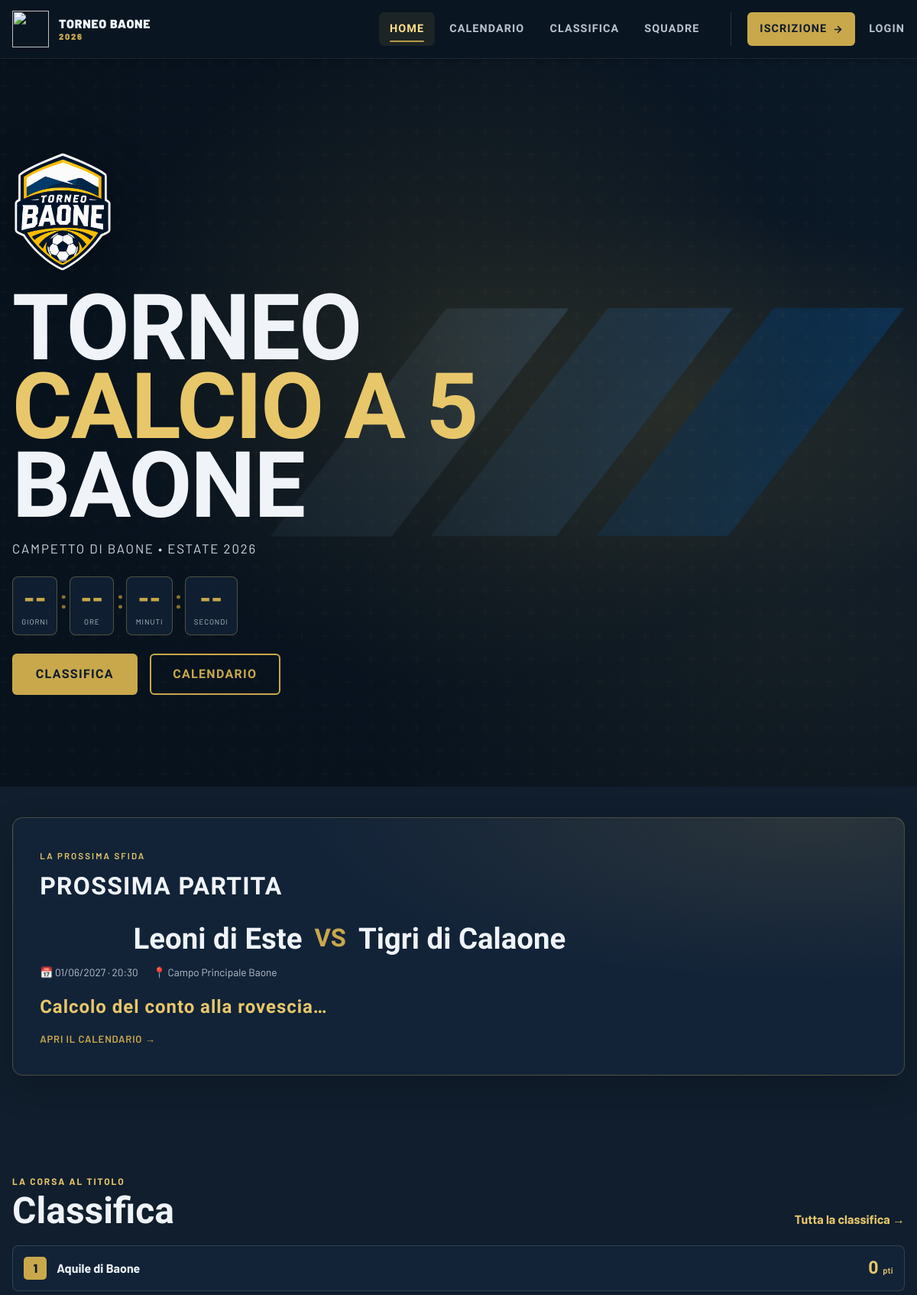
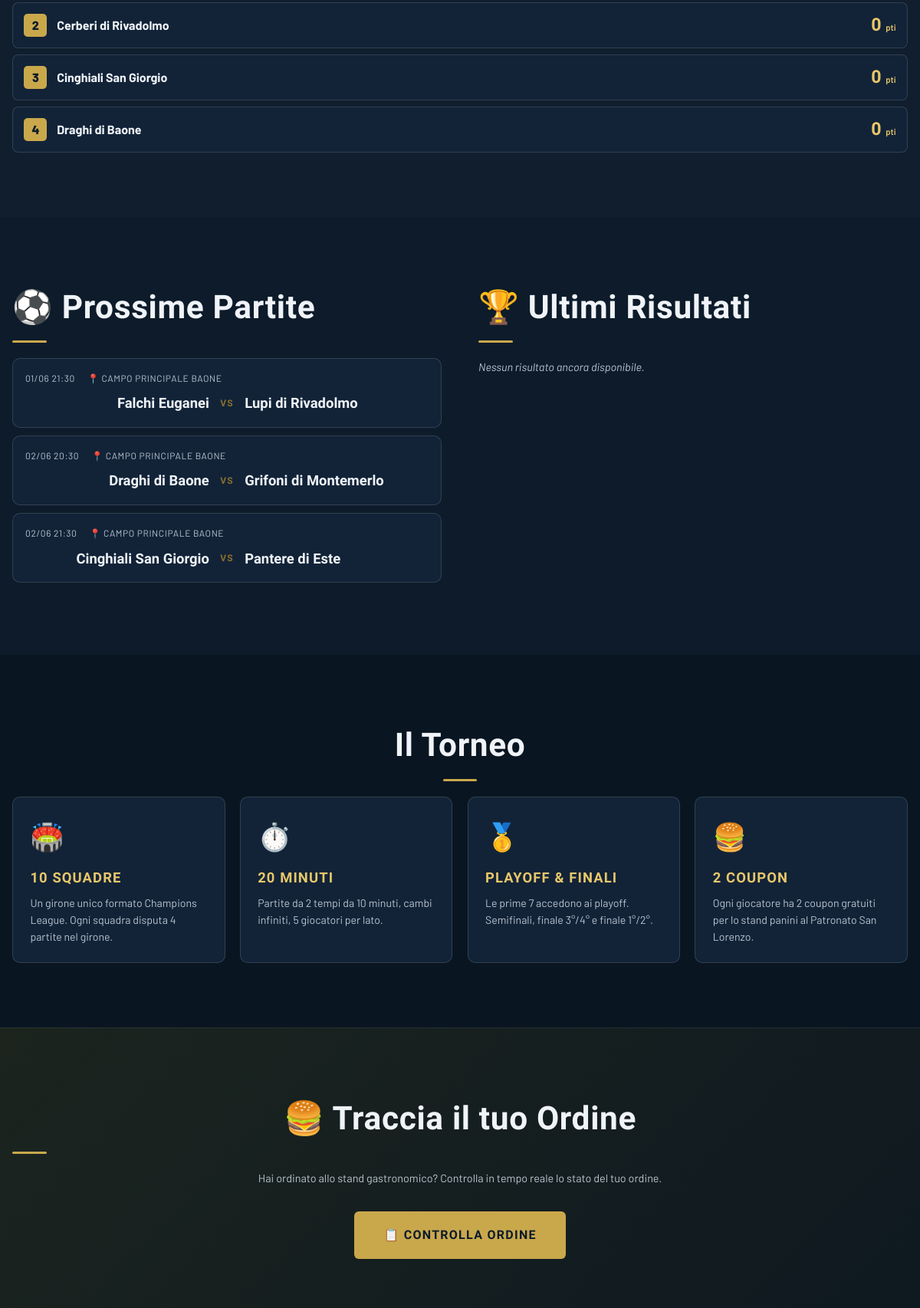
The page / (upper part) on the database its author committed (2 pictures, top to bottom).
### tables this page shows
CREATE TABLE IF NOT EXISTS `squadre` (
  `id`                        SMALLINT UNSIGNED NOT NULL AUTO_INCREMENT,
  `nome`                      VARCHAR(80)       NOT NULL,
  `colore`                    VARCHAR(7)        NOT NULL DEFAULT '#1a3a5c',
  `logo_url`                  VARCHAR(255)      NULL DEFAULT NULL,
  `id_capitano`               INT UNSIGNED      NULL DEFAULT NULL,
  `id_torneo`                 TINYINT UNSIGNED  NULL DEFAULT NULL,
  `attiva`                    TINYINT(1)        NOT NULL DEFAULT 0,
  `autorizzata`               TINYINT(1)        NOT NULL DEFAULT 0,
  `stato_approvazione`        ENUM('in_attesa','approvata','respinta','sospesa') NOT NULL DEFAULT 'in_attesa',
  `approvata_da`              INT UNSIGNED NULL DEFAULT NULL,
  `approvata_at`              DATETIME NULL DEFAULT NULL,
  `approvazione_note`         VARCHAR(500) NULL DEFAULT NULL,
  `numero_giocatori_previsto` TINYINT UNSIGNED  NULL DEFAULT NULL,
  `stato_iscrizione`          ENUM('bozza','in_corso','completa') NOT NULL DEFAULT 'bozza',
  `stato_pagamento`           ENUM('non_pagato','parziale','pagato') NOT NULL DEFAULT 'non_pagato',
  `quota_iscrizione`          DECIMAL(8,2)      NOT NULL DEFAULT 200.00,
  `created_at`                TIMESTAMP         NOT NULL DEFAULT CURRENT_TIMESTAMP,
  PRIMARY KEY (`id`),
  UNIQUE KEY `uq_squadre_id_capitano` (`id_capitano`),
  KEY `idx_squadre_torneo` (`id_torneo`),
  CONSTRAINT `fk_squadre_capitano_account`
    FOREIGN KEY (`id_capitano`) REFERENCES `capitani` (`id`)
    ON DELETE SET NULL ON UPDATE CASCADE,
  CONSTRAINT `fk_squadre_torneo`
    FOREIGN KEY (`id_torneo`) REFERENCES `tornei` (`id`)
    ON DELETE SET NULL ON UPDATE CASCADE,
  CONSTRAINT `fk_squadre_approvata_da` FOREIGN KEY (`approvata_da`) REFERENCES `admin` (`id`) ON DELETE SET NULL
);

CREATE TABLE IF NOT EXISTS `partite` (
  `id`              INT UNSIGNED      NOT NULL AUTO_INCREMENT,
  `id_fase`         TINYINT UNSIGNED  NOT NULL,
  `id_squadra_casa` SMALLINT UNSIGNED NOT NULL,
  `id_squadra_osp`  SMALLINT UNSIGNED NOT NULL,
  `data_ora`        DATETIME          NULL DEFAULT NULL,
  `campo`           VARCHAR(80)       NULL DEFAULT NULL,
   
  `gol_casa`        TINYINT UNSIGNED  NULL DEFAULT NULL,
  `gol_osp`         TINYINT UNSIGNED  NULL DEFAULT NULL,
   
  `shootout_casa`   TINYINT UNSIGNED  NULL DEFAULT NULL,
  `shootout_osp`    TINYINT UNSIGNED  NULL DEFAULT NULL,
  `giocata`         TINYINT(1)        NOT NULL DEFAULT 0,
  `note`            TEXT              NULL DEFAULT NULL,
  `created_at`      TIMESTAMP         NOT NULL DEFAULT CURRENT_TIMESTAMP,
  `updated_at`      TIMESTAMP         NOT NULL DEFAULT CURRENT_TIMESTAMP ON UPDATE CURRENT_TIMESTAMP,
  PRIMARY KEY (`id`),
  KEY `fk_partita_fase`       (`id_fase`),
  KEY `fk_partita_casa`       (`id_squadra_casa`),
  KEY `fk_partita_osp`        (`id_squadra_osp`),
  CONSTRAINT `fk_partita_fase`  FOREIGN KEY (`id_fase`)         REFERENCES `fasi`    (`id`),
  CONSTRAINT `fk_partita_casa`  FOREIGN KEY (`id_squadra_casa`) REFERENCES `squadre` (`id`),
  CONSTRAINT `fk_partita_osp`   FOREIGN KEY (`id_squadra_osp`)  REFERENCES `squadre` (`id`)
);

CREATE TABLE IF NOT EXISTS `classifica` (
  `id`            INT UNSIGNED      NOT NULL AUTO_INCREMENT,
  `id_squadra`    SMALLINT UNSIGNED NOT NULL UNIQUE,
  `punti`         SMALLINT          NOT NULL DEFAULT 0,
  `giocate`       TINYINT UNSIGNED  NOT NULL DEFAULT 0,
  `vinte`         TINYINT UNSIGNED  NOT NULL DEFAULT 0,
  `pareggiate`    TINYINT UNSIGNED  NOT NULL DEFAULT 0,
  `perse`         TINYINT UNSIGNED  NOT NULL DEFAULT 0,
  `gol_fatti`     SMALLINT UNSIGNED NOT NULL DEFAULT 0,
  `gol_subiti`    SMALLINT UNSIGNED NOT NULL DEFAULT 0,
  `diff_reti`     SMALLINT          NOT NULL DEFAULT 0,
  `ammonizioni`   TINYINT UNSIGNED  NOT NULL DEFAULT 0,
  `espulsioni`    TINYINT UNSIGNED  NOT NULL DEFAULT 0,
  `updated_at`    TIMESTAMP         NOT NULL DEFAULT CURRENT_TIMESTAMP ON UPDATE CURRENT_TIMESTAMP,
  PRIMARY KEY (`id`),
  KEY `fk_class_squadra` (`id_squadra`),
  CONSTRAINT `fk_class_squadra` FOREIGN KEY (`id_squadra`) REFERENCES `squadre` (`id`) ON DELETE CASCADE
);

### includes/db.php (called while the page is built, shortened)
<?php
function db(): PDO
{
    static $pdo = null;
    if ($pdo === null) {
        $dsn = sprintf(
            'mysql:host=%s;dbname=%s;charset=%s',
            DB_HOST,
            DB_NAME,
            DB_CHARSET
        );
        $options = [
            PDO::ATTR_ERRMODE            => PDO::ERRMODE_EXCEPTION,
            PDO::ATTR_DEFAULT_FETCH_MODE => PDO::FETCH_ASSOC,
            PDO::ATTR_EMULATE_PREPARES   => false,
        ];
        try {
            $pdo = new PDO($dsn, DB_USER, DB_PASS, $options);
        } catch (PDOException $e) {
            if (DEBUG_MODE) {
                http_response_code(503);
                die('<pre style="background:#1a1a2e;color:#e8c76a;padding:1.5rem;font-size:.9rem">'
                    . '<strong>❌ Errore connessione DB</strong>' . "\n\n"
                    . htmlspecialchars($e->getMessage()) . "\n\n"
                    . '<strong>Controlla:</strong>' . "\n"
                    . '• XAMPP: Apache e MySQL sono avviati nel Control Panel?' . "\n"
                    . '• DB_NAME "' . DB_NAME . '" esiste in phpMyAdmin?' . "\n"
                    . '• Credenziali in includes/config.php corrette?'
                    . '</pre>');
            }
            http_response_code(503);
            die('Servizio temporaneamente non disponibile. Riprova tra poco.');
        }
    }
    return $pdo;
}

### index.php (the view, shortened to what this page needs)
<?php
require_once __DIR__ . '/includes/db.php';
$prossime = db()->query(
    "SELECT p.*, sc.nome AS casa, so.nome AS ospite
     FROM partite p
     JOIN squadre sc ON sc.id = p.id_squadra_casa
     JOIN squadre so ON so.id = p.id_squadra_osp
     WHERE p.giocata = 0 AND p.data_ora >= NOW()
     ORDER BY p.data_ora ASC LIMIT 4"
)->fetchAll();
$ultimi = db()->query(
    "SELECT p.*, sc.nome AS casa, so.nome AS ospite
     FROM partite p
     JOIN squadre sc ON sc.id = p.id_squadra_casa
     JOIN squadre so ON so.id = p.id_squadra_osp
     WHERE p.giocata = 1
     ORDER BY p.data_ora DESC LIMIT 3"
)->fetchAll();
try {
    $anteprimaClassifica = db()->query("SELECT c.*, s.nome AS nome_squadra, s.logo_url
        FROM classifica c JOIN squadre s ON s.id = c.id_squadra
        ORDER BY c.punti DESC, c.diff_reti DESC, c.gol_fatti DESC,
                 c.gol_subiti ASC, c.ammonizioni ASC, c.espulsioni ASC, s.nome ASC
        LIMIT 4")->fetchAll();
} catch (Throwable $e) {
    if (DEBUG_MODE) error_log('Errore anteprima classifica: ' . $e->getMessage());
    $anteprimaClassifica = [];
}
$partitaInEvidenza = null;
$adesso = time();
foreach ($prossime as $partita) {
    if (strtotime($partita['data_ora']) >= $adesso) {
        $partitaInEvidenza = $partita;
        break;
    }
}
$altreProssime = array_values(array_filter($prossime, static function (array $partita) use ($partitaInEvidenza): bool {
    return !$partitaInEvidenza || (int)$partita['id'] !== (int)$partitaInEvidenza['id'];
}));
$data_torneo = '2027-07-12 21:00:00';
$heroBackgroundMode = HERO_BACKGROUND_MODE === 'image' ? 'image' : 'graphic';
$heroBackgroundImage = '';
?>
<!DOCTYPE html>
<html lang="it">
<head>
  <link rel="stylesheet" href="assets/css/style.css?v=public-menu-7">
  <link rel="stylesheet" href="assets/css/public-redesign.css?v=phase05">
</head>
<body class="public-site public-home">
<section class="hero" aria-labelledby="home-title">
  <div class="hero-bg<?= $heroBackgroundMode === 'image' ? ' hero-bg--image' : '' ?>"<?= $heroBackgroundMode === 'image' ? ' style="--hero-bg-image: url(\'' . htmlspecialchars(rtrim(SITE_URL, '/') . '/' . $heroBackgroundImage, ENT_QUOTES, 'UTF-8') . '\')"' : '' ?>></div>
  <div class="hero-content">
      <img src="assets/brand/01_loghi/png/logo_principale.png" alt="Scudetto ufficiale del Torneo Baone" class="hero-logo animate-drop" fetchpriority="high">
      <h1 class="hero-title animate-fade" id="home-title">
      TORNEO<br><span class="gold">CALCIO A 5</span><br>BAONE
    </h1>
    <p class="hero-sub animate-fade delay-1">Campetto di Baone &bull; Estate 2026</p>
    <div class="countdown animate-fade delay-2" id="countdown"
         data-target="<?= $data_torneo ?>">
      <div class="cd-box"><span class="cd-num" id="cd-days">--</span><span class="cd-lbl">Giorni</span></div>
      <div class="cd-sep">:</div>
      <div class="cd-box"><span class="cd-num" id="cd-hours">--</span><span class="cd-lbl">Ore</span></div>
      <div class="cd-sep">:</div>
      <div class="cd-box"><span class="cd-num" id="cd-mins">--</span><span class="cd-lbl">Minuti</span></div>
      <div class="cd-sep">:</div>
      <div class="cd-box"><span class="cd-num" id="cd-secs">--</span><span class="cd-lbl">Secondi</span></div>
    </div>
    <div class="hero-actions animate-fade delay-3">
      <a href="classifica.php" class="btn btn-gold">Classifica</a>
      <a href="calendario.php" class="btn btn-outline">Calendario</a>
    </div>
  </div>
</section>
<?php if ($partitaInEvidenza): ?>
<section class="featured-match-section" aria-labelledby="featured-match-title">
  <div class="container">
    <div class="featured-match-card" data-reveal="from-left">
      <div class="featured-match-heading">
        <span class="featured-match-kicker">La prossima sfida</span>
        <h2 id="featured-match-title">Prossima partita</h2>
      </div>
      <div class="featured-matchup">
        <span><?= htmlspecialchars($partitaInEvidenza['casa']) ?></span>
        <span class="featured-match-vs">VS</span>
        <span><?= htmlspecialchars($partitaInEvidenza['ospite']) ?></span>
      </div>
      <div class="featured-match-details">
        <span>📅 <?= date('d/m/Y · H:i', strtotime($partitaInEvidenza['data_ora'])) ?></span>
        <?php if (!empty($partitaInEvidenza['campo'])): ?>
          <span>📍 <?= htmlspecialchars($partitaInEvidenza['campo']) ?></span>
        <?php endif; ?>
      </div>
      <p class="featured-countdown" id="next-match-countdown"
         data-target="<?= htmlspecialchars(date(DATE_ATOM, strtotime($partitaInEvidenza['data_ora'])), ENT_QUOTES, 'UTF-8') ?>"
         aria-live="off">Calcolo del conto alla rovescia…</p>
      <a class="featured-match-link" href="calendario.php">Apri il calendario <span aria-hidden="true">→</span></a>
    </div>
  </div>
</section>
<?php endif; ?>
<?php if (!empty($anteprimaClassifica)): ?>
<section class="section home-standings" aria-labelledby="home-standings-title">
  <div class="container">
    <div class="public-section-heading">
      <div><span class="eyebrow">La corsa al titolo</span><h2 id="home-standings-title">Classifica</h2></div>
      <a class="text-link" href="classifica.php">Tutta la classifica <span aria-hidden="true">→</span></a>
    </div>
    <ol class="home-standings-list">
      <?php foreach ($anteprimaClassifica as $i => $r): ?>
      <li>
        <span class="home-rank"><?= $i + 1 ?></span>
        <strong><?= htmlspecialchars($r['nome_squadra']) ?></strong>
        <span class="home-points"><?= (int)$r['punti'] ?> <small>pti</small></span>
      </li>
      <?php endforeach; ?>
    </ol>
  </div>
</section>
<?php endif; ?>
<section class="section partite-strip">
  <div class="container two-col">
    <div class="col-block">
      <h2 class="section-title">⚽ Prossime Partite</h2>
      <?php if (empty($altreProssime)): ?>
        <p class="empty-msg">Nessun'altra partita in programma al momento.</p>
      <?php else: ?>
        <?php foreach ($altreProssime as $p): ?>
          <div class="match-card">
            <div class="match-meta">
              <?php if ($p['data_ora']): ?>
                <span class="match-date"><?= date('d/m H:i', strtotime($p['data_ora'])) ?></span>
              <?php endif; ?>
              <?php if ($p['campo']): ?>
                <span class="match-field">📍 <?= htmlspecialchars($p['campo']) ?></span>
              <?php endif; ?>
            </div>
            <div class="match-teams">
              <span class="team home"><?= htmlspecialchars($p['casa']) ?></span>
              <span class="match-vs">VS</span>
              <span class="team away"><?= htmlspecialchars($p['ospite']) ?></span>
            </div>
          </div>
        <?php endforeach; ?>
      <?php endif; ?>
    </div>
    <div class="col-block">
      <h2 class="section-title">🏆 Ultimi Risultati</h2>
      <?php if (empty($ultimi)): ?>
        <p class="empty-msg">Nessun risultato ancora disponibile.</p>
      <?php endif; ?>
    </div>
  </div>
</section>
<section class="section info-section">
  <div class="container">
    <h2 class="section-title centered">Il Torneo</h2>
    <div class="info-grid">
      <div class="info-card">
        <div class="info-icon">🏟️</div>
        <h3>10 Squadre</h3>
        <p>Un girone unico formato Champions League. Ogni squadra disputa 4 partite nel girone.</p>
      </div>
      <div class="info-card">
        <div class="info-icon">⏱️</div>
        <h3>20 Minuti</h3>
        <p>Partite da 2 tempi da 10 minuti, cambi infiniti, 5 giocatori per lato.</p>
      </div>
      <div class="info-card">
        <div class="info-icon">🥇</div>
        <h3>Playoff & Finali</h3>
        <p>Le prime 7 accedono ai playoff. Semifinali, finale 3°/4° e finale 1°/2°.</p>
      </div>
      <div class="info-card">
        <div class="info-icon">🍔</div>
        <h3>2 Coupon</h3>
        <p>Ogni giocatore ha 2 coupon gratuiti per lo stand panini al Patronato San Lorenzo.</p>
      </div>
    </div>
  </div>
</section>
<section class="section track-order-section">
  <div class="container centered">
    <h2 class="section-title">🍔 Traccia il tuo Ordine</h2>
    <p class="social-sub">
      Hai ordinato allo stand gastronomico? Controlla in tempo reale lo stato del tuo ordine.
    </p>
    <div class="track-order-actions">
      <a href="pos/stato-ordine.php" class="btn btn-gold btn-large">
        📋 Controlla Ordine
      </a>
    </div>
  </div>
</section>
<?php include __DIR__ . '/shared/footer.php' ?>

### rows shown on the page
squadre: nome "Leoni di Este"
squadre: nome "Tigri di Calaone"
partite: data_ora "01/06/2027 · 20:30", campo "Campo Principale Baone"
classifica: id_squadra.nome "Aquile di Baone", punti "0"
classifica: id_squadra.nome "Cerberi di Rivadolmo", punti "0"
classifica: id_squadra.nome "Cinghiali San Giorgio", punti "0"
classifica: id_squadra.nome "Draghi di Baone", punti "0"
partite: data_ora "01/06 21:30", campo "CAMPO PRINCIPALE BAONE", id_squadra_casa.nome "Falchi Euganei", id_squadra_osp.nome "Lupi di Rivadolmo"
partite: data_ora "02/06 20:30", campo "CAMPO PRINCIPALE BAONE", id_squadra_casa.nome "Draghi di Baone", id_squadra_osp.nome "Grifoni di Montemerlo"
partite: data_ora "02/06 21:30", campo "CAMPO PRINCIPALE BAONE", id_squadra_casa.nome "Cinghiali San Giorgio", id_squadra_osp.nome "Pantere di Este"

### other values the page prints
$siteNavBrandName "TORNEO BAONE"
$siteNavBrandYear "2026"
$label "HOME"
$label "CALENDARIO"
$label "CLASSIFICA"
$label "SQUADRE"
$label "ISCRIZIONE"
$label "LOGIN"
